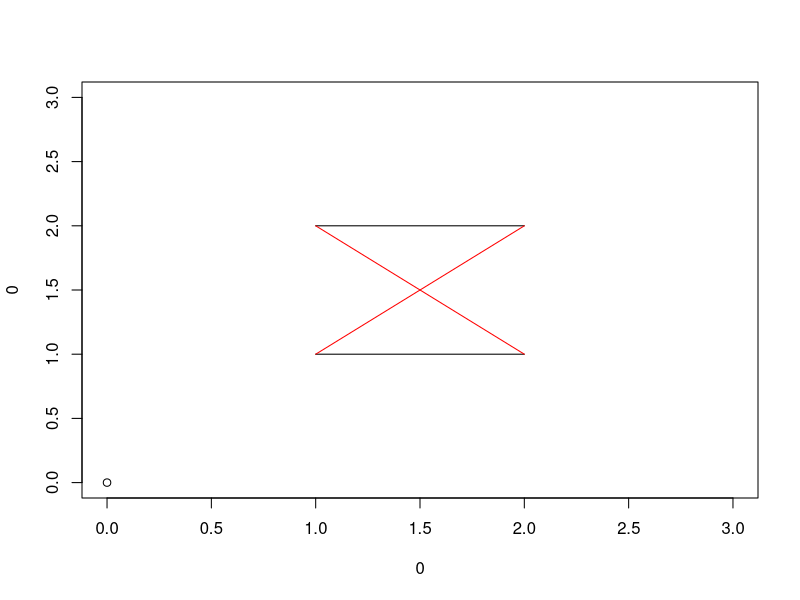

Write the R code that produced this figure.
#' @title Curves differences
#'
#' @description Getting the differences between two curves
#'
#' @param x The \textit{x} axis coordinates
#' @param y1 The \textit{y} coordinates for the first curve
#' @param y2 The \textit{y} coordinates for the second curve (can be \code{NULL})
# @param x2 Optional, the \textit{x} coordinates for the second curve (can be \code{NULL})
#' 
#' @examples
#'
#' @seealso
#' 
#' @author Thomas Guillerme
#' @export

absolute.curve.area <- function(x, y1, y2 = NULL) { # Add and x2 = NULL option if Xs don't match

    ## Number of points
    n <- length(x)

    ## If y2 is null, get the area from the minimum y1 value
    if(is.null(y2)) {
        y2 <- rep(min(y1), n)
    }

    ## Detect any crossing points
    crossing_points <- pracma::poly_crossings(rbind(x, y1), rbind(x, y2))

    if(is.null(crossing_points) || length(crossing_points) == 0 ) {
        ## Get the polygon coordinates
        polygon_coords <- get.poly.coords(x, y1, y2)
        return(abs(pracma::polyarea(polygon_coords[1,], polygon_coords[2,])))

    } else {

        ## Number of crossing points
        n_crossing_points <- nrow(crossing_points)

        ## Check if the two curves have the same starting final point
        if(all(c(x[1], y1[1]) == c(x[1], y2[1])) || all(c(x[n], y1[n]) == c(x[n], y2[n]))) {
            ## Check if the all the crossings are the starting point
            if(all(c(x[1], y1[1]) == crossing_points) || all(c(x[n], y1[n]) == crossing_points)) {
                ## Get the polygon coordinates
                polygon_coords <- get.poly.coords(x, y1, y2)
                return(abs(pracma::polyarea(polygon_coords[1,], polygon_coords[2,])))
            } 
        } else {

            ## Remove first crossing point if necessary
            if(all(c(x[1], y1[1]) == crossing_points[1,])) {
                crossing_points <- crossing_points[-1,]
                n_crossing_points <- n_crossing_points-1
            }

            ## Remove last crossing point if necessary
            if(all(c(x[n], y1[n]) == crossing_points[n_crossing_points,])) {
                crossing_points <- crossing_points[-n_crossing_points,]
                n_crossing_points <- n_crossing_points-1
            }

            ## Initialise the area
            area <- numeric()

            ## Loop through the areas
            for(sub_polygon in 1:n_crossing_points) {

                ## Get the coordinates
                trim_x <- trim.coordinates(x, crossing_points[sub_polygon, 1])
                trim_y1 <- trim.coordinates(y1, crossing_points[sub_polygon, 2])
                trim_y2 <- trim.coordinates(y2, crossing_points[sub_polygon, 2])


                ####
                # PROBLEM WITH COORDINATES 
                ###

            }

            return("Nope1")

        }

        return("Nope3")
    }
}

get.poly.coords <- function(x, y1, y2) {
    return(cbind(rbind(x, y1), rbind(rev(x), y2)))
}

trim.coordinates <- function(coordinates, cutoff) {
    ## Getting the values post/pre cutoff
    coordinates_pre_cutoff <- coordinates[which(coordinates <= cutoff)]
    coordinates_pos_cutoff <- coordinates[which(coordinates >= cutoff)]
    ## Adding the cutoff value if not present
    if(!any(coordinates == cutoff)) {
        # if(coordinates_pre_cutoff[1] > coordinates_pos_cutoff[1]) {
            coordinates_pre_cutoff <- c(cutoff, coordinates_pre_cutoff)
            coordinates_pos_cutoff <- c(coordinates_pos_cutoff, cutoff)
        # } else {
        #     coordinates_pre_cutoff <- c(, coordinates_pre_cutoff)
        #     coordinates_pos_cutoff <- c(cutoff, coordinates_pos_cutoff)
        # }
        return(list("pre" = coordinates_pos_cutoff, "pos" = coordinates_pre_cutoff))
    } 

    ## Sorting the cutoffs if reversed
    if(coordinates_pre_cutoff[1] > coordinates_pos_cutoff[1]) {
        return(list("pre" = coordinates_pos_cutoff, "pos" = coordinates_pre_cutoff))
    } else {
        return(list("pre" = coordinates_pre_cutoff, "pos" = coordinates_pos_cutoff))
    }
}


# make.polygon <- function(x, y) {
#     ## Make a polygon from a x and y coordinates
#     x_coords <- rep(x, length(x))
#     y_coords <- rep(y, by = length(y))
# }

x <- seq(from = 1, to = 2, by = 0.2)
black1 <- rep(1, 6)
black2 <- rep(2, 6)
red1 <- seq(from =1, to = 2, by = 0.2)
red2 <- rev(red1)

y1 <- red1
y2 <- black2

plot(0,0, xlim = c(0, 3), ylim = c(0, 3))
segments(x0 = 1, y0 = black1[1], x1 = 2, y1 = black1[6])
segments(x0 = 1, y0 = black2[1], x1 = 2, y1 = black2[6])
segments(x0 = 1, y0 = red1[1], x1 = 2, y1 = red1[6], col = "red")
segments(x0 = 1, y0 = red2[1], x1 = 2, y1 = red2[6], col = "red")


absolute.curve.area(x, y1 = black1) == 0 # TRUE
absolute.curve.area(x, y1 = black2) == 0 # TRUE
absolute.curve.area(x, y1 = red1) == 0.5 # TRUE
absolute.curve.area(x, y1 = red2) == 0.5 # TRUE
absolute.curve.area(x, y1 = black1, y2 = black2) == 1 # TRUE
absolute.curve.area(x, y1 = black1, y2 = red2) == 0.5 # TRUE
absolute.curve.area(x, y1 = red1, y2 = black2) == 0.5 # TRUE
absolute.curve.area(x, y1 = red1, y2 = red2) == 0.5 # NOPE


